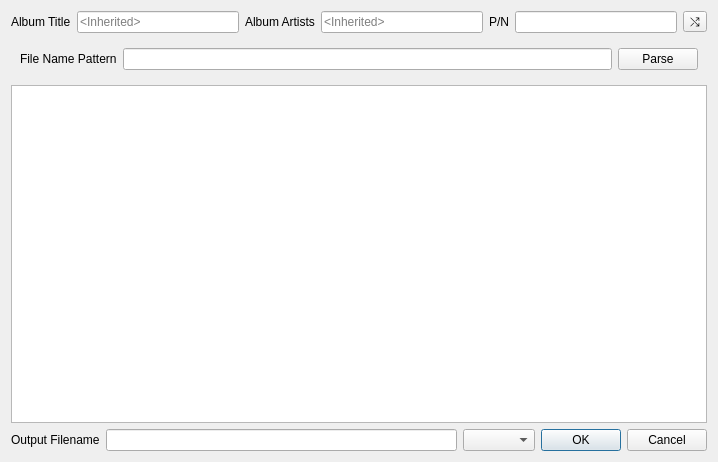
<?xml version="1.0" encoding="UTF-8"?>
<ui version="4.0">
 <class>MergeTracksTargetDialog</class>
 <widget class="QDialog" name="MergeTracksTargetDialog">
  <property name="geometry">
   <rect>
    <x>0</x>
    <y>0</y>
    <width>718</width>
    <height>462</height>
   </rect>
  </property>
  <property name="windowTitle">
   <string>Edit tracks merging properties</string>
  </property>
  <layout class="QVBoxLayout" name="verticalLayout">
   <item>
    <layout class="QHBoxLayout" name="horizontalLayout_3">
     <item>
      <widget class="QLabel" name="label_9">
       <property name="text">
        <string>Album Title</string>
       </property>
      </widget>
     </item>
     <item>
      <widget class="QLineEdit" name="txt_album_title">
       <property name="placeholderText">
        <string>&lt;Inherited&gt;</string>
       </property>
      </widget>
     </item>
     <item>
      <widget class="QLabel" name="label_10">
       <property name="text">
        <string>Album Artists</string>
       </property>
      </widget>
     </item>
     <item>
      <widget class="QLineEdit" name="txt_album_artists">
       <property name="toolTip">
        <string>Split the name of multiple artists by &quot;; &quot;</string>
       </property>
       <property name="placeholderText">
        <string>&lt;Inherited&gt;</string>
       </property>
      </widget>
     </item>
     <item>
      <widget class="QLabel" name="label_2">
       <property name="text">
        <string>P/N</string>
       </property>
      </widget>
     </item>
     <item>
      <widget class="QLineEdit" name="txt_partnumber">
       <property name="toolTip">
        <string>Part number of the disk</string>
       </property>
      </widget>
     </item>
     <item>
      <widget class="QToolButton" name="tbtn_parse_tag">
       <property name="toolTip">
        <string>Extract tags from file names</string>
       </property>
       <property name="text">
        <string>⤭</string>
       </property>
      </widget>
     </item>
    </layout>
   </item>
   <item>
    <widget class="QWidget" name="panel_parsing" native="true">
     <layout class="QHBoxLayout" name="horizontalLayout">
      <item>
       <widget class="QLabel" name="label">
        <property name="text">
         <string>File Name Pattern</string>
        </property>
       </widget>
      </item>
      <item>
       <widget class="QLineEdit" name="lineEdit"/>
      </item>
      <item>
       <widget class="QPushButton" name="pushButton">
        <property name="text">
         <string>Parse</string>
        </property>
       </widget>
      </item>
     </layout>
    </widget>
   </item>
   <item>
    <widget class="QTableView" name="table_tracks">
     <property name="dragDropOverwriteMode">
      <bool>false</bool>
     </property>
     <property name="dragDropMode">
      <enum>QAbstractItemView::InternalMove</enum>
     </property>
     <property name="selectionBehavior">
      <enum>QAbstractItemView::SelectRows</enum>
     </property>
     <attribute name="horizontalHeaderStretchLastSection">
      <bool>true</bool>
     </attribute>
    </widget>
   </item>
   <item>
    <layout class="QHBoxLayout" name="horizontalLayout_4" stretch="0,1,0,0">
     <item>
      <widget class="QLabel" name="label_13">
       <property name="text">
        <string>Output Filename</string>
       </property>
      </widget>
     </item>
     <item>
      <widget class="QLineEdit" name="txt_outname">
       <property name="minimumSize">
        <size>
         <width>0</width>
         <height>0</height>
        </size>
       </property>
      </widget>
     </item>
     <item>
      <widget class="QComboBox" name="cbox_suffix"/>
     </item>
     <item>
      <widget class="QDialogButtonBox" name="buttonBox">
       <property name="orientation">
        <enum>Qt::Horizontal</enum>
       </property>
       <property name="standardButtons">
        <set>QDialogButtonBox::Cancel|QDialogButtonBox::Ok</set>
       </property>
      </widget>
     </item>
    </layout>
   </item>
  </layout>
 </widget>
 <resources/>
 <connections>
  <connection>
   <sender>buttonBox</sender>
   <signal>accepted()</signal>
   <receiver>MergeTracksTargetDialog</receiver>
   <slot>accept()</slot>
   <hints>
    <hint type="sourcelabel">
     <x>248</x>
     <y>254</y>
    </hint>
    <hint type="destinationlabel">
     <x>157</x>
     <y>274</y>
    </hint>
   </hints>
  </connection>
  <connection>
   <sender>buttonBox</sender>
   <signal>rejected()</signal>
   <receiver>MergeTracksTargetDialog</receiver>
   <slot>reject()</slot>
   <hints>
    <hint type="sourcelabel">
     <x>316</x>
     <y>260</y>
    </hint>
    <hint type="destinationlabel">
     <x>286</x>
     <y>274</y>
    </hint>
   </hints>
  </connection>
 </connections>
</ui>
